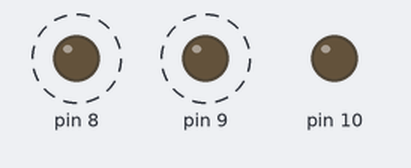
Bench run of a sketch on a simulated Arduino Uno, built with avr-gcc and run on an emulated ATmega328P. Parts: output pins drawn as LEDs (lit = HIGH). Dashed ring = blinking. What the sketch prints to the serial monitor is not drawn.

Above: at 0.2 s.
Timing chart, 0 to 4.6 s (numbered marks = the images above):
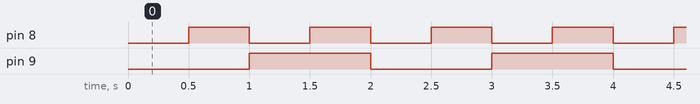

The sketch:

22_callback_scheduler.ino
```cpp
/*
 * Challenge #22: Callback Task Scheduler
 *
 * Sketch Name:
 *
 *   22_callback_scheduler
 *
 * Objective:
 *
 *   Upgrade the scheduler so each task runs a
 *   user-defined function (a "callback") at its
 *   interval -- instead of hardcoding LED toggling.
 *
 *   The scheduler should no longer know, or care,
 *   what a task actually does.
 *
 * Hardware:
 *
 *   LED1 -> Pin 8
 *   LED2 -> Pin 9
 *   LED3 -> Pin 10
 *
 * Behaviour:
 *
 *   Task A -> toggle LED1             every 500ms
 *   Task B -> toggle LED2             every 1000ms
 *   Task C -> print "tick" to Serial  every 2000ms
 *
 *   Task C is the important one: it proves the
 *   scheduler is generic. A task does NOT have to
 *   be an LED -- it can be anything.
 *
 * Requirements:
 *
 *   1. Define a callback type -- a pointer to a
 *      function that takes no arguments and
 *      returns nothing:
 *
 *          typedef void (*TaskCallback)();
 *
 *   2. Create a struct that stores the callback
 *      instead of an Led:
 *
 *          struct Task {
 *              TaskCallback action;
 *              unsigned long timer;
 *              unsigned long interval;
 *          };
 *
 *   3. Create a Scheduler class that owns the
 *      task array and runs each task when due:
 *
 *          class Scheduler {
 *              Task*   tasks;
 *              uint8_t count;
 *          public:
 *              void update();   // call action() on every due task
 *          };
 *
 *   4. Write ordinary functions and hand them in
 *      as callbacks:
 *
 *          void blinkLed1() { led1.toggle(); }
 *
 *          Task tasks[] = {
 *              { blinkLed1, 0, 500  },
 *              { blinkLed2, 0, 1000 },
 *              { printTick, 0, 2000 },
 *          };
 *
 * Public API:
 *
 *          scheduler.update();
 *
 * Rules:
 *
 *   - The Scheduler class must contain NO LED code
 *     and NO Serial code. It may only call
 *     task.action(). All "what to do" lives in the
 *     callbacks, not the scheduler.
 *
 *   - Use millis(). Do not use delay().
 *
 *   - The same Scheduler must work unchanged whether
 *     a callback blinks an LED or prints to Serial.
 *
 * Concepts Practiced:
 *
 *   C++:
 *     - Function Pointers
 *     - Callbacks
 *     - typedef / type aliases
 *     - Separation of Concerns
 *
 *   Embedded:
 *     - Event-driven Scheduling
 *     - Decoupled Firmware Architecture
 *     - Cooperative Multitasking
 *     - Library-style Component Design
 *
 * Learning Goal:
 *
 *   Separate WHEN a task runs (the scheduler) from
 *   WHAT a task does (the callback).
 *
 *   In lesson 21 the scheduler was glued to the Led
 *   class. Here it becomes a pure timing engine that
 *   could drive motors, sensors, or radios without a
 *   single line changing. This is exactly how timer
 *   libraries, RTOS tasks, and interrupt service
 *   routines are wired.
 *
 * Stretch Goals (optional):
 *
 *   - Add enable() / disable() per task.
 *   - Add a "one-shot" task: it runs once, then
 *     disables itself.
 *   - Think: how would you pass DATA to a callback
 *     (e.g. which pin to toggle)? A plain function
 *     pointer can't capture state -- that limitation
 *     is what leads to std::function and lambdas in a
 *     later lesson.
 */

#include "Led.h"
#include <Arduino.h>

// --- Hardware ------------------------------------------------------------
Led led1(8);
Led led2(9);
Led led3(10);

// --- Callback type -------------------------------------------------------
// Read this right-to-left: TaskCallback is a pointer (*) to a function
// taking () no args and returning void.
typedef void (*TaskCallback)();

// --- Your callbacks: the "WHAT" ------------------------------------------
// TODO: implement these three free functions.
void blinkLed1() { led1.toggle(); }
void blinkLed2() { led2.toggle(); }
void printTick() { Serial.println("tick"); }

// -- TODO ----------------------------------------------------------------
// 1. struct Task { TaskCallback action; ... };
// 2. class Scheduler { ... void update(); };
// 3. Build tasks[] (pass the function NAMES, no parentheses) and a Scheduler.

struct Task {
  TaskCallback action;
  unsigned long timer;
  unsigned long interval;
};

class Scheduler {
private:
  Task *t;
  int c;

public:
  Scheduler(Task *tasks, int count) : t(tasks), c(count) {}
  void update() {
    for (int i = 0; i < c; i++) {
      Task *task = t + i;
      if (millis() - task->timer >= task->interval) {
        task->action();
        task->timer += task->interval;
      }
    }
  }
  // void update() {
  //   for (int i = 0; i < c; i++) {
  //     if (millis() - t[i].timer >= t[i].interval) {
  //       t[i].action();
  //       t[i].timer += t[i].interval;
  //     }
  //   }
  // }
};

Task tasks[] = {
    {blinkLed1, 0, 500}, {blinkLed2, 0, 1000}, {printTick, 0, 2000}};
const uint8_t count = sizeof(tasks) / sizeof(tasks[0]);
Scheduler scheduler(tasks, count);

void setup() { Serial.begin(9600); }
void loop() { scheduler.update(); }
```

Led.h
```cpp
#pragma once
#include <Arduino.h>

class Led {
private:
  uint8_t p;
  bool state;
  void write() { digitalWrite(p, state); }

public:
  Led(uint8_t pin) {
    p = pin;
    state = false;
    pinMode(p, OUTPUT);
    write();
  }

  void toggle() {
    state = !state;
    write();
  }
  void on() {
    state = true;
    write();
  }

  void off() {
    state = false;
    write();
  }

  bool isOn() { return state; }
};
```

Measured:
- by itself, pin 8: alternates HIGH for 0.50 s and LOW for 0.50 s
- by itself, pin 9: alternates HIGH for 1.0 s and LOW for 1.0 s
